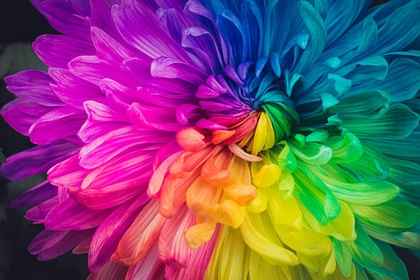
%> input picture 2.jpg, 420 x 280 px, shrunk from 612 x 408 before the run
$ octave --eval "result = laplacian(imread('2.jpg'));"   (GNU Octave 9; MATLAB toolbox functions it lacks are replaced by stand-ins)
%> lines starting %> are read from the running program, lines starting %| are printed output that depends on the picture; in (x1, y1, x2, y2) boxes, pixels count from 0 and x2, y2 are one past the last pixel; in counts of white or black regions, pixels touching at a corner belong together; the program's own positions count from 1
function I = laplacian(img)
%Inporting Image
%  img = load_image;
IMG = img(:,:,1);
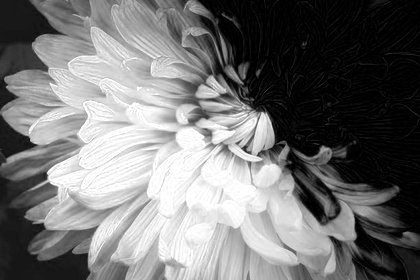
%> IMG: size 280x420 uint8; min 0, max 255, mean 116.3
%Backup original image

%Laplacian Filter Masks
W = [0 1 0;1 -4 1; 0 1 0];
%W = [1 1 1;1 -8 1; 1 1 1];

%Padding the boundary with zeros
IMG = padarray(IMG,[1,1]);
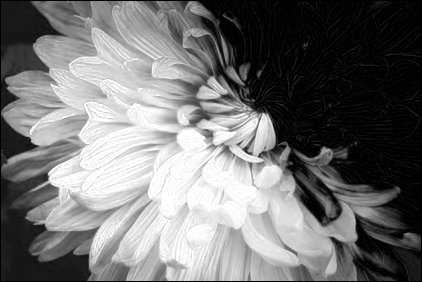
%> IMG: size 282x422 uint8; min 0, max 255, mean 114.9

IMG1 = IMG;
I = zeros(size(IMG));
IMG = double(IMG);
%> IMG: size 282x422 double

%Computing the Laplasian mask
for i = 2:size(IMG,1)-1
    for j = 2:size(IMG,2)-1

        I(i,j) = sum(sum(W .* IMG(i-1:i+1,j-1:j+1)));
    end
end
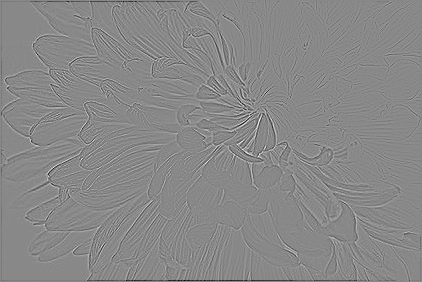
%> I: size 282x422 double; min -301, max 260, mean -0.6; drawn with min black and max white
I = uint8(I);
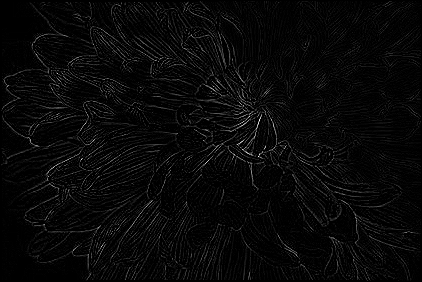
%> I: size 282x422 uint8; min 0, max 255, mean 8.3
%Gradient Filter Masks
W = [-1 -2 -1; 0 0 0; 1 2 1];
I = zeros(size(IMG));
IMG = double(IMG);

%Computing the Laplasian mask
for i = 2:size(IMG,1)-1
    for j = 2:size(IMG,2)-1
        I(i,j) = sum(sum(W .* IMG(i-1:i+1,j-1:j+1)));
    end
end
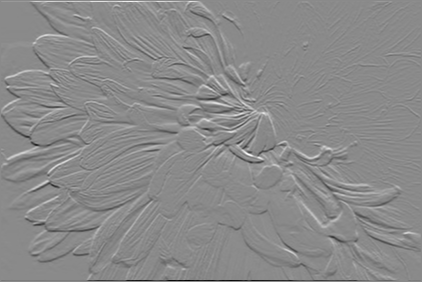
%> I: size 282x422 double; min -898, max 757, mean 0.8; drawn with min black and max white
imshow(I);
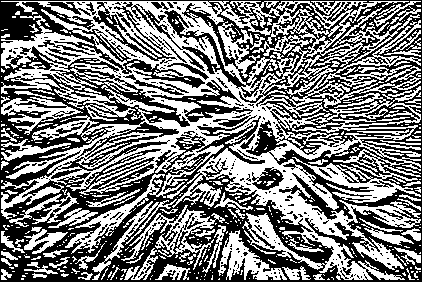
%> displayed picture: size 282x422, on the screen's scale of 0 to 255; 49% white; 469 white regions (379 under 20 px), largest, box (x1, y1, x2, y2) and area: (1, 1, 421, 280) 44485, (121, 205, 225, 270) 1461, (218, 230, 287, 280) 1276
title('Global Contrast');
end

$ run again, on 57.jpg
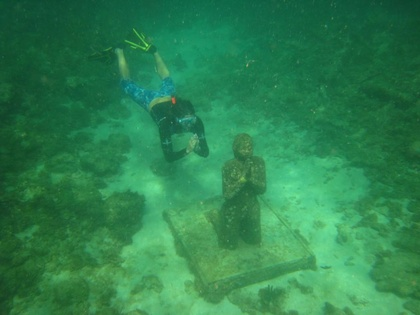
%> input picture 57.jpg, 420 x 315 px, shrunk from 1024 x 768 before the run
%> after the loop in laplacian, `for i = 2:size(IMG,1)-1`:
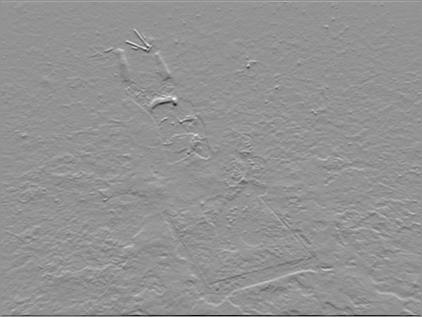
%> I: size 317x422 double; min -452, max 333, mean 0.7; drawn with min black and max white
%> in laplacian, `imshow(I);`:
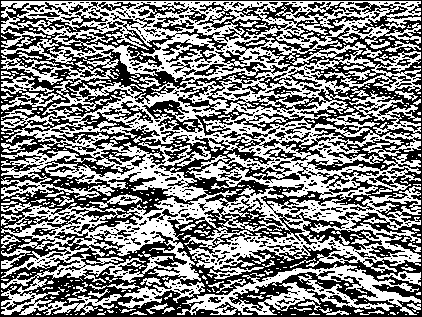
%> displayed picture: size 317x422, on the screen's scale of 0 to 255; 50.9% white; 586 black regions (500 under 20 px), largest, box (x1, y1, x2, y2) and area: (0, 0, 422, 317) 55096, (197, 2, 288, 42) 958, (260, 2, 369, 42) 913
